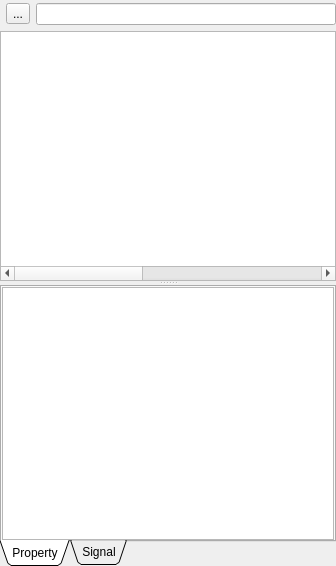
<?xml version="1.0" encoding="UTF-8"?>
<ui version="4.0">
 <class>NodeTreePanel</class>
 <widget class="QDockWidget" name="NodeTreePanel">
  <property name="geometry">
   <rect>
    <x>0</x>
    <y>0</y>
    <width>336</width>
    <height>566</height>
   </rect>
  </property>
  <property name="windowTitle">
   <string>Node Tree</string>
  </property>
  <widget class="QWidget" name="dockWidgetContents">
   <layout class="QVBoxLayout" name="verticalLayout_4">
    <property name="leftMargin">
     <number>0</number>
    </property>
    <property name="topMargin">
     <number>3</number>
    </property>
    <property name="rightMargin">
     <number>0</number>
    </property>
    <property name="bottomMargin">
     <number>0</number>
    </property>
    <item>
     <widget class="QSplitter" name="splitter">
      <property name="orientation">
       <enum>Qt::Vertical</enum>
      </property>
      <widget class="QWidget" name="verticalLayoutWidget">
       <layout class="QVBoxLayout" name="verticalLayout_3">
        <item>
         <layout class="QHBoxLayout" name="horizontalLayout">
          <property name="leftMargin">
           <number>6</number>
          </property>
          <item>
           <widget class="QToolButton" name="m_newNodeButton">
            <property name="autoFillBackground">
             <bool>true</bool>
            </property>
            <property name="text">
             <string>...</string>
            </property>
            <property name="icon">
             <iconset resource="../../../Resource/App.qrc">
              <normaloff>:/icon/Icon/project/add.png</normaloff>:/icon/Icon/project/add.png</iconset>
            </property>
           </widget>
          </item>
          <item>
           <widget class="QLineEdit" name="lineEdit"/>
          </item>
         </layout>
        </item>
        <item>
         <widget class="QT_UI::QDragDropTreeWidget" name="m_nodeTreeWidget">
          <property name="contextMenuPolicy">
           <enum>Qt::CustomContextMenu</enum>
          </property>
          <property name="editTriggers">
           <set>QAbstractItemView::EditKeyPressed</set>
          </property>
          <property name="dragEnabled">
           <bool>true</bool>
          </property>
          <property name="dragDropMode">
           <enum>QAbstractItemView::InternalMove</enum>
          </property>
          <property name="selectionMode">
           <enum>QAbstractItemView::ExtendedSelection</enum>
          </property>
          <property name="headerHidden">
           <bool>true</bool>
          </property>
          <property name="columnCount">
           <number>4</number>
          </property>
          <attribute name="headerVisible">
           <bool>false</bool>
          </attribute>
          <attribute name="headerDefaultSectionSize">
           <number>200</number>
          </attribute>
          <attribute name="headerStretchLastSection">
           <bool>true</bool>
          </attribute>
          <column>
           <property name="text">
            <string notr="true">1</string>
           </property>
          </column>
          <column>
           <property name="text">
            <string notr="true">2</string>
           </property>
          </column>
          <column>
           <property name="text">
            <string notr="true">3</string>
           </property>
          </column>
          <column>
           <property name="text">
            <string notr="true">4</string>
           </property>
          </column>
         </widget>
        </item>
       </layout>
      </widget>
      <widget class="QTabWidget" name="m_tabWidget">
       <property name="tabPosition">
        <enum>QTabWidget::South</enum>
       </property>
       <property name="tabShape">
        <enum>QTabWidget::Triangular</enum>
       </property>
       <property name="currentIndex">
        <number>0</number>
       </property>
       <property name="elideMode">
        <enum>Qt::ElideMiddle</enum>
       </property>
       <widget class="QWidget" name="m_tabProperty">
        <attribute name="title">
         <string>Property</string>
        </attribute>
        <layout class="QVBoxLayout" name="verticalLayout">
         <property name="leftMargin">
          <number>0</number>
         </property>
         <property name="topMargin">
          <number>0</number>
         </property>
         <property name="rightMargin">
          <number>0</number>
         </property>
         <property name="bottomMargin">
          <number>0</number>
         </property>
         <item>
          <widget class="QTreeView" name="m_propertyTreeView">
           <property name="contextMenuPolicy">
            <enum>Qt::CustomContextMenu</enum>
           </property>
           <property name="editTriggers">
            <set>QAbstractItemView::AllEditTriggers</set>
           </property>
          </widget>
         </item>
        </layout>
       </widget>
       <widget class="QWidget" name="m_tabSignal">
        <attribute name="title">
         <string>Signal</string>
        </attribute>
        <layout class="QVBoxLayout" name="verticalLayout_2">
         <property name="leftMargin">
          <number>0</number>
         </property>
         <property name="topMargin">
          <number>0</number>
         </property>
         <property name="rightMargin">
          <number>0</number>
         </property>
         <property name="bottomMargin">
          <number>0</number>
         </property>
         <item>
          <widget class="QTreeWidget" name="m_signalTreeWidget">
           <property name="contextMenuPolicy">
            <enum>Qt::CustomContextMenu</enum>
           </property>
           <property name="headerHidden">
            <bool>true</bool>
           </property>
           <property name="columnCount">
            <number>1</number>
           </property>
           <column>
            <property name="text">
             <string notr="true">1</string>
            </property>
           </column>
          </widget>
         </item>
        </layout>
       </widget>
      </widget>
     </widget>
    </item>
   </layout>
  </widget>
  <action name="m_actionDeleteNode">
   <property name="icon">
    <iconset resource="../../../Resource/App.qrc">
     <normaloff>:/icon/Icon/minus.png</normaloff>:/icon/Icon/minus.png</iconset>
   </property>
   <property name="text">
    <string>Delete Node(s)</string>
   </property>
   <property name="iconText">
    <string>Delete Node(s)</string>
   </property>
  </action>
  <action name="m_actionRenameNode">
   <property name="text">
    <string>Rename</string>
   </property>
  </action>
  <action name="m_actionMoveUp">
    <property name="text">
      <string>MoveUp</string>
    </property>
  </action>
  <action name="m_actionMoveDown">
    <property name="text">
      <string>MoveDown</string>
    </property>
  </action>
  <action name="m_actionImportGltfScene">
   <property name="icon">
    <iconset resource="../../../Resource/App.qrc">
     <normaloff>:/icon/node/gltfscene.png</normaloff>:/icon/node/gltfscene.png</iconset>
   </property>
   <property name="text">
    <string>Import glTF Scene</string>
   </property>
  </action>
  <action name="m_actionAddNode">
   <property name="icon">
    <iconset resource="../../../Resource/App.qrc">
     <normaloff>:/icon/node/node.png</normaloff>:/icon/node/node.png</iconset>
   </property>
   <property name="text">
    <string>Add Child Node</string>
   </property>
  </action>
  <action name="m_actionAddChildScene">
   <property name="text">
    <string>Instance Child Scene</string>
   </property>
   <property name="toolTip">
    <string>Instance Child Scene</string>
   </property>
  </action>
  <action name="m_actionChangeType">
   <property name="text">
    <string>Change Type</string>
   </property>
  </action>
  <action name="m_actionSaveBranchasScene">
   <property name="text">
    <string>Save Branch As Scene</string>
   </property>
  </action>
  <action name="m_actionDiscardInstancing">
   <property name="text">
    <string>Discard Instancing</string>
   </property>
  </action>
  <action name="m_actionDuplicateNode">
   <property name="text">
    <string>Duplicate</string>
   </property>
  </action>
  <action name="m_actionConnectSlot">
   <property name="text">
    <string>Connect Slot</string>
   </property>
   <property name="toolTip">
    <string>Connect Signal Slot</string>
   </property>
  </action>
  <action name="m_actionDisconnect">
   <property name="text">
    <string>Disconnect</string>
   </property>
   <property name="toolTip">
    <string>Disconnect</string>
   </property>
  </action>
  <action name="m_actionDisconnectAll">
   <property name="text">
    <string>Disconnect All</string>
   </property>
   <property name="toolTip">
    <string>Disconnect All</string>
   </property>
  </action>
  <action name="m_actionConnectEdit">
   <property name="text">
    <string>Edit</string>
   </property>
   <property name="toolTip">
    <string>Edit Connection</string>
   </property>
  </action>
  <action name="m_actionGoToMethod">
   <property name="text">
    <string>Go to Method</string>
   </property>
   <property name="toolTip">
    <string>Go To Method</string>
   </property>
  </action>
  <action name="m_actionPropertyReference">
   <property name="text">
    <string>Reference</string>
   </property>
   <property name="toolTip">
    <string>Reference</string>
   </property>
  </action>
  <action name="m_actionDeletePropertyReference">
   <property name="text">
    <string>Delete Reference</string>
   </property>
  </action>
  <action name="m_actionPropertyResetToDefault">
   <property name="text">
    <string>Reset to Default</string>
   </property>
   <property name="toolTip">
    <string>Reference</string>
   </property>
  </action>
 </widget>
 <customwidgets>
  <customwidget>
   <class>QT_UI::QDragDropTreeWidget</class>
   <extends>QTreeWidget</extends>
   <header>QDragDropTreeWidget.h</header>
  </customwidget>
 </customwidgets>
 <resources>
  <include location="../../../Resource/App.qrc"/>
 </resources>
 <connections/>
</ui>
